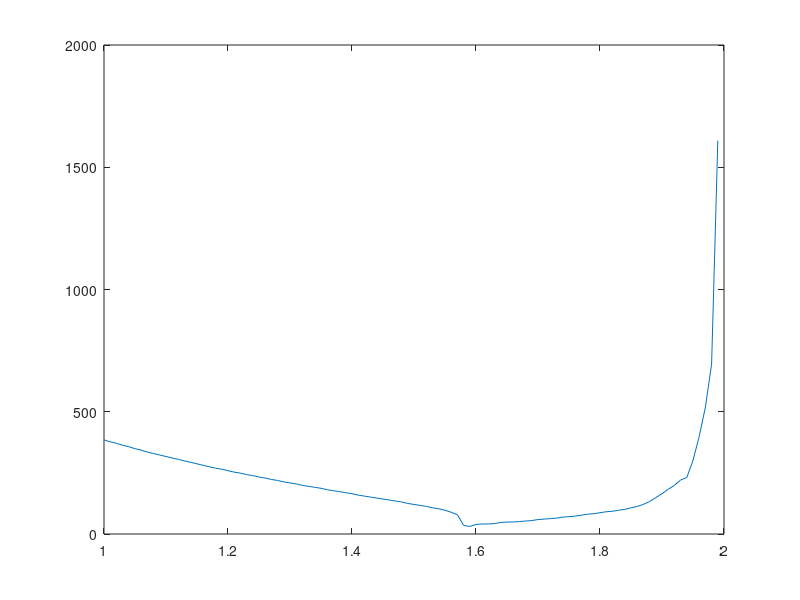

MATLAB code to generate this figure:
clear;
clc;

m = 5;
n = 2000;

A = rand(m,n);
b = rand(m,1);
x(:,1) = zeros(n,1);
lambda = zeros(1,100);
j = 1;

for gamma=1:0.01:1.99
    clear x;
    x(:,1) = zeros(n,1);
    i = 1;
    while (norm(A*x(:,i) - b,2) > 10^-5)
        i = i + 1;
        % project into affine set
        x(:,i) = x(:,i-1) + gamma*(x(:,i-1) + A'/(A*A')*(b-A*x(:,i-1))-x(:,i-1));

        i = i + 1;
        % project into positive orthant
        x(:,i) = x(:,i-1) + gamma*(max(0, x(:,i-1))-x(:,i-1));
    end
    lambda(j) = i;
    j = j + 1;
end

plot(1:0.01:1.99, lambda)